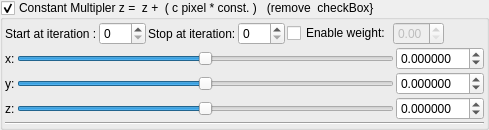
    <widget class="MyGroupBox" name="groupCheck_transform_constantMultiplierOriginal1_enabled">
     <property name="title">
      <string>Constant Multipler z =  z +  ( c pixel * const. )   (remove  checkBox}</string>
     </property>
     <property name="checkable">
      <bool>true</bool>
     </property>
     <layout class="QVBoxLayout" name="verticalLayout_14" stretch="0,0,0">
      <property name="spacing">
       <number>2</number>
      </property>
      <property name="leftMargin">
       <number>2</number>
      </property>
      <property name="topMargin">
       <number>2</number>
      </property>
      <property name="rightMargin">
       <number>2</number>
      </property>
      <property name="bottomMargin">
       <number>2</number>
      </property>
      <item>
       <layout class="QGridLayout" name="gridLayout_37">
        <property name="spacing">
         <number>2</number>
        </property>
        <item row="1" column="2">
         <widget class="QLabel" name="label_150">
          <property name="text">
           <string>Stop at iteration:</string>
          </property>
         </widget>
        </item>
        <item row="1" column="3">
         <widget class="MySpinBox" name="spinboxInt_transform_constantMultiplierOriginal1_stop_iterations">
          <property name="sizePolicy">
           <sizepolicy hsizetype="Minimum" vsizetype="Maximum">
            <horstretch>0</horstretch>
            <verstretch>0</verstretch>
           </sizepolicy>
          </property>
          <property name="maximum">
           <number>250</number>
          </property>
         </widget>
        </item>
        <item row="1" column="7">
         <spacer name="horizontalSpacer_19">
          <property name="orientation">
           <enum>Qt::Horizontal</enum>
          </property>
          <property name="sizeHint" stdset="0">
           <size>
            <width>40</width>
            <height>20</height>
           </size>
          </property>
         </spacer>
        </item>
        <item row="1" column="6">
         <widget class="MyDoubleSpinBox" name="spinbox_transform_constantMultiplierOriginal1_weight">
          <property name="enabled">
           <bool>false</bool>
          </property>
          <property name="sizePolicy">
           <sizepolicy hsizetype="Minimum" vsizetype="Maximum">
            <horstretch>0</horstretch>
            <verstretch>0</verstretch>
           </sizepolicy>
          </property>
          <property name="decimals">
           <number>2</number>
          </property>
          <property name="minimum">
           <double>0.000000000000000</double>
          </property>
          <property name="maximum">
           <double>1.000000000000000</double>
          </property>
          <property name="singleStep">
           <double>0.100000000000000</double>
          </property>
         </widget>
        </item>
        <item row="1" column="4">
         <widget class="QCheckBox" name="checkBox_transform_constantMultiplierOriginal1_weight_enabled">
          <property name="text">
           <string>Enable weight:</string>
          </property>
         </widget>
        </item>
        <item row="1" column="1">
         <widget class="MySpinBox" name="spinboxInt_transform_constantMultiplierOriginal1_start_iterations">
          <property name="sizePolicy">
           <sizepolicy hsizetype="Minimum" vsizetype="Maximum">
            <horstretch>0</horstretch>
            <verstretch>0</verstretch>
           </sizepolicy>
          </property>
          <property name="maximum">
           <number>250</number>
          </property>
         </widget>
        </item>
        <item row="1" column="0">
         <widget class="QLabel" name="label_152">
          <property name="text">
           <string>Start at iteration :</string>
          </property>
         </widget>
        </item>
       </layout>
      </item>
      <item>
       <layout class="QGridLayout" name="gridLayout_17">
        <property name="spacing">
         <number>2</number>
        </property>
        <item row="1" column="1">
         <widget class="QLabel" name="label_25">
          <property name="text">
           <string>y:</string>
          </property>
         </widget>
        </item>
        <item row="1" column="3">
         <widget class="MyDoubleSpinBox" name="spinbox3_transform_constantMultiplierOriginal1_y">
          <property name="sizePolicy">
           <sizepolicy hsizetype="Minimum" vsizetype="Maximum">
            <horstretch>0</horstretch>
            <verstretch>0</verstretch>
           </sizepolicy>
          </property>
          <property name="prefix">
           <string/>
          </property>
          <property name="suffix">
           <string/>
          </property>
          <property name="decimals">
           <number>6</number>
          </property>
          <property name="minimum">
           <double>-99.989999999999995</double>
          </property>
          <property name="maximum">
           <double>99.989999999999995</double>
          </property>
          <property name="singleStep">
           <double>0.100000000000000</double>
          </property>
         </widget>
        </item>
        <item row="0" column="1">
         <widget class="QLabel" name="label_18">
          <property name="text">
           <string>x:</string>
          </property>
         </widget>
        </item>
        <item row="2" column="1">
         <widget class="QLabel" name="label_15">
          <property name="text">
           <string>z:</string>
          </property>
         </widget>
        </item>
        <item row="0" column="3">
         <widget class="MyDoubleSpinBox" name="spinbox3_transform_constantMultiplierOriginal1_x">
          <property name="sizePolicy">
           <sizepolicy hsizetype="Minimum" vsizetype="Maximum">
            <horstretch>0</horstretch>
            <verstretch>0</verstretch>
           </sizepolicy>
          </property>
          <property name="prefix">
           <string/>
          </property>
          <property name="suffix">
           <string/>
          </property>
          <property name="decimals">
           <number>6</number>
          </property>
          <property name="minimum">
           <double>-99.989999999999995</double>
          </property>
          <property name="maximum">
           <double>99.989999999999995</double>
          </property>
          <property name="singleStep">
           <double>0.100000000000000</double>
          </property>
         </widget>
        </item>
        <item row="2" column="3">
         <widget class="MyDoubleSpinBox" name="spinbox3_transform_constantMultiplierOriginal1_z">
          <property name="sizePolicy">
           <sizepolicy hsizetype="Minimum" vsizetype="Maximum">
            <horstretch>0</horstretch>
            <verstretch>0</verstretch>
           </sizepolicy>
          </property>
          <property name="prefix">
           <string/>
          </property>
          <property name="suffix">
           <string/>
          </property>
          <property name="decimals">
           <number>6</number>
          </property>
          <property name="minimum">
           <double>-99.989999999999995</double>
          </property>
          <property name="maximum">
           <double>99.989999999999995</double>
          </property>
          <property name="singleStep">
           <double>0.100000000000000</double>
          </property>
         </widget>
        </item>
        <item row="1" column="2">
         <widget class="QSlider" name="slider3_transform_constantMultiplierOriginal1_y">
          <property name="sizePolicy">
           <sizepolicy hsizetype="Expanding" vsizetype="Maximum">
            <horstretch>0</horstretch>
            <verstretch>0</verstretch>
           </sizepolicy>
          </property>
          <property name="minimum">
           <number>-5000000</number>
          </property>
          <property name="maximum">
           <number>5000000</number>
          </property>
          <property name="singleStep">
           <number>1</number>
          </property>
          <property name="orientation">
           <enum>Qt::Horizontal</enum>
          </property>
         </widget>
        </item>
        <item row="0" column="2">
         <widget class="QSlider" name="slider3_transform_constantMultiplierOriginal1_x">
          <property name="sizePolicy">
           <sizepolicy hsizetype="Preferred" vsizetype="Preferred">
            <horstretch>0</horstretch>
            <verstretch>0</verstretch>
           </sizepolicy>
          </property>
          <property name="minimum">
           <number>-5000000</number>
          </property>
          <property name="maximum">
           <number>5000000</number>
          </property>
          <property name="singleStep">
           <number>1</number>
          </property>
          <property name="orientation">
           <enum>Qt::Horizontal</enum>
          </property>
         </widget>
        </item>
        <item row="2" column="2">
         <widget class="QSlider" name="slider3_transform_constantMultiplierOriginal1_z">
          <property name="sizePolicy">
           <sizepolicy hsizetype="Expanding" vsizetype="Maximum">
            <horstretch>0</horstretch>
            <verstretch>0</verstretch>
           </sizepolicy>
          </property>
          <property name="minimum">
           <number>-5000000</number>
          </property>
          <property name="maximum">
           <number>5000000</number>
          </property>
          <property name="singleStep">
           <number>1</number>
          </property>
          <property name="orientation">
           <enum>Qt::Horizontal</enum>
          </property>
         </widget>
        </item>
       </layout>
      </item>
      <item>
       <widget class="Line" name="line_3">
        <property name="orientation">
         <enum>Qt::Horizontal</enum>
        </property>
       </widget>
      </item>
     </layout>
    </widget>
